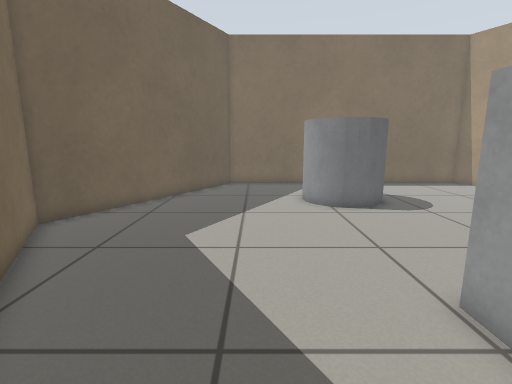
view 1 (above)

13 first-person views from a walk through a robot-simulator world made for Gazebo. The camera is 0.73 m above the floor, tilts 10° down and sees 85° across. The floor is counted in squares, 0.25 m on a side. Each view is taken from the middle of a square. On the plan, view 1 faces up. The plan holds only what a view shows up to about 20 squares ahead; the rest is blank.

view 2
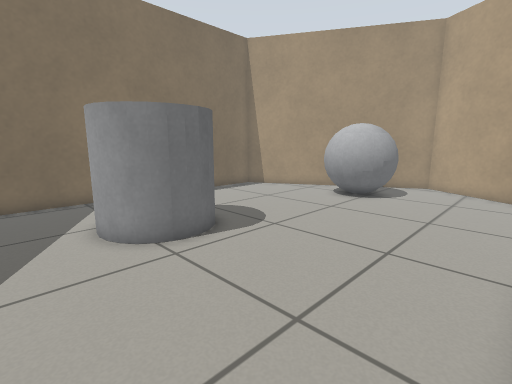

view 3
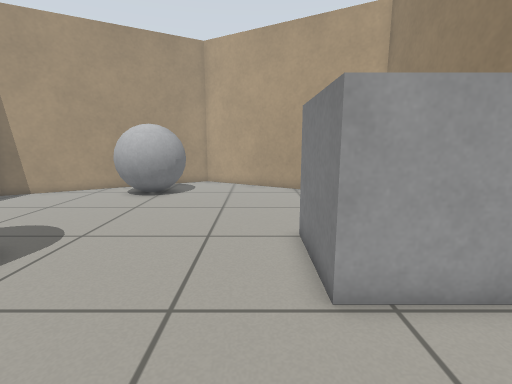

view 4
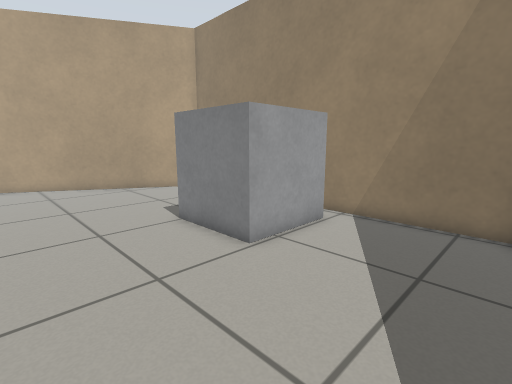

view 5
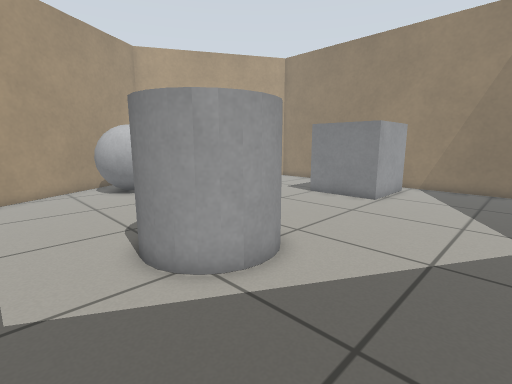

view 6
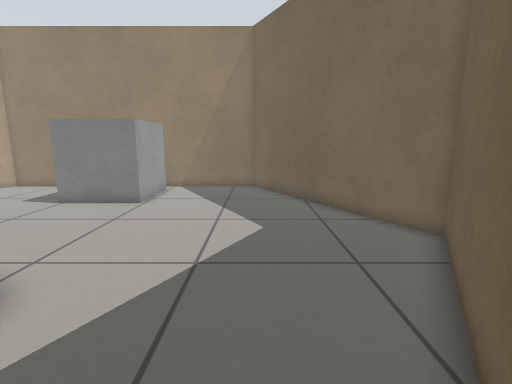

view 7
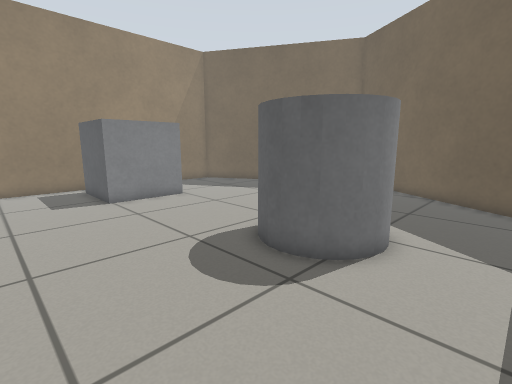

view 8
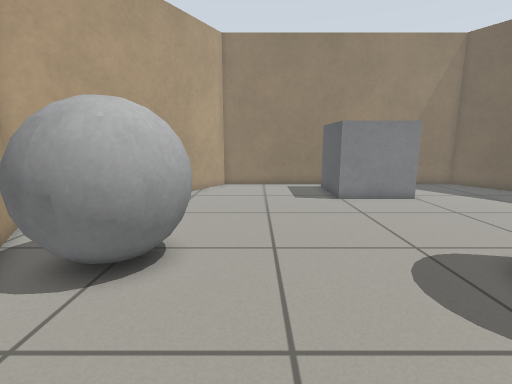

view 9
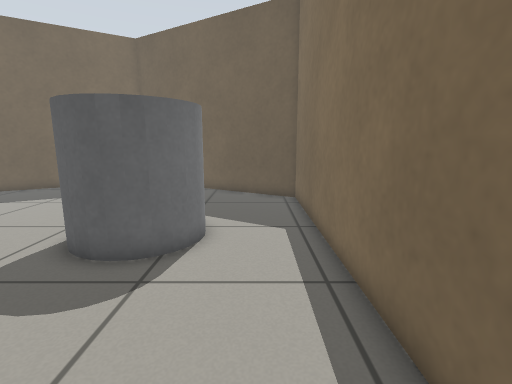

view 10
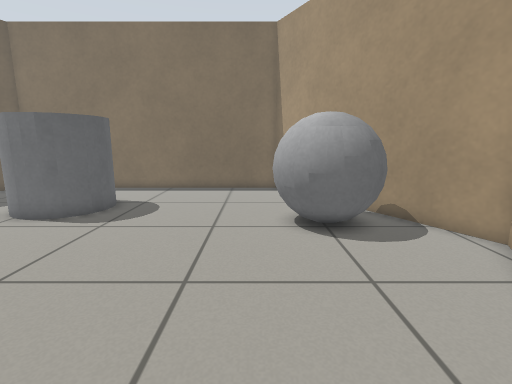

view 11
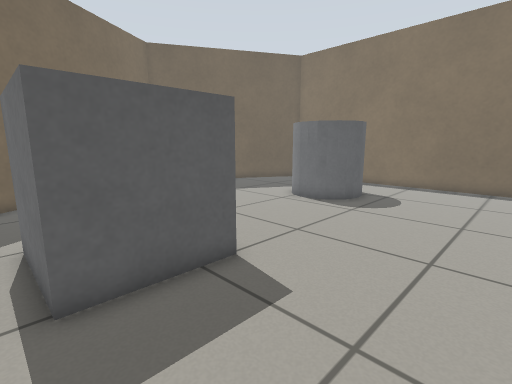

view 12
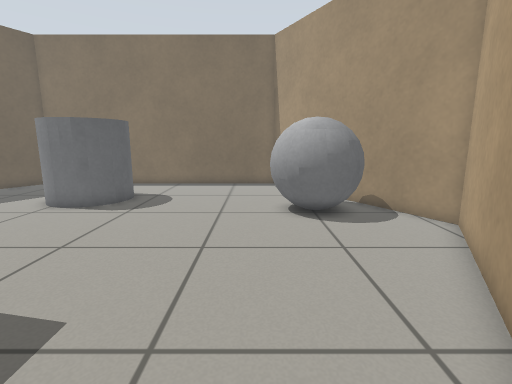

view 13
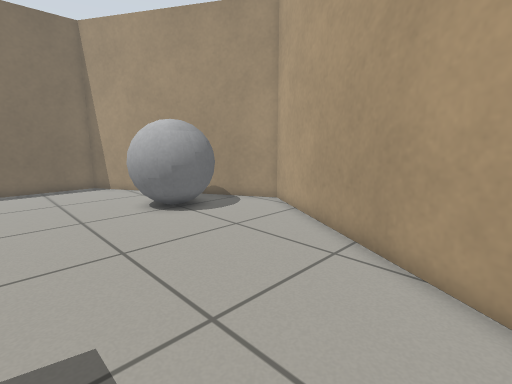

### Floor plan
Key: @ floor where view 1 was taken; # wall or solid block; . floor; C grey cylinder; B grey box; G grey ball.
Columns run from 8 left of view 1 to 20 right of it. Each row starts with its distance up from view 1.
 20      ###################
 19      #.................##
 18     ##..................#
 17     #...................##
 16    ##......CCCC..........#
 15    #.......C  C..........##
 14   ##.......C  C........GGG#
 13  ##........CCCC.......GGGG##
 12  #...........C........GGGG.##
 11 ##....................GGGG..#
 10 #......................GG...#
  9 ##..........................#
  8  #.........................##
  7  ##........................#
  6   #.......................##
  5   ##......................#
  4    #........BBBBB........##
  3    ##.......B   B.......##
  2     ##......B   B.......#
  1      #......BBBBB......##
  0      ##.@..............#
 -1       ##################

Where each view was taken, in squares from view 1:
view 1: 0 up, 0 right, facing up
view 2: 5 up, 0 right, facing up-right
view 3: 6 up, 1 left, facing right
view 4: 10 up, 2 left, facing down-right
view 5: 19 up, 2 left, facing down-right
view 6: 18 up, 2 left, facing down
view 7: 19 up, 12 right, facing down-left
view 8: 19 up, 12 right, facing down
view 9: 18 up, 13 right, facing left
view 10: 2 up, 13 right, facing up
view 11: 0 up, 13 right, facing up-left
view 12: 0 up, 13 right, facing up
view 13: 0 up, 9 right, facing up-right
